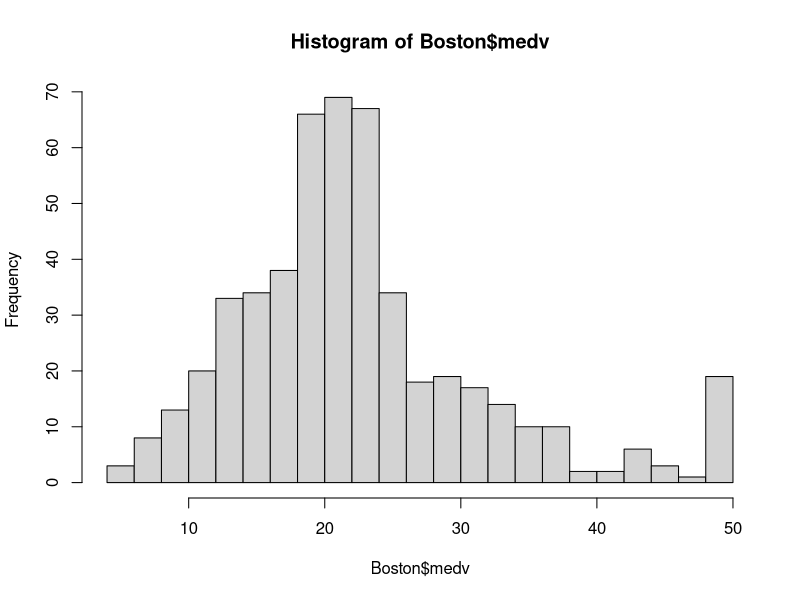
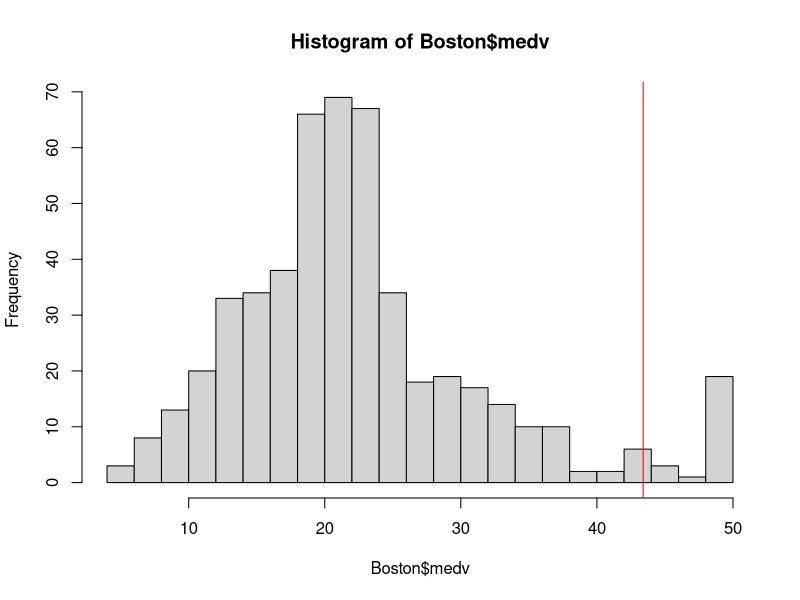

The R script that drew these images, in order: (Note: this script raises an error after producing the figures.)
## ---- chunk 1
library("MASS")
## ---- chunk 2
data(Boston)
## ---- chunk 3
head(Boston)
## ---- chunk 4
quantile(Boston$medv, c(0.95, 0.9))
## ---- chunk 5
hist(Boston$medv, breaks = 20)
## ---- chunk 6
hist(Boston$medv, breaks = 20)
abline(v = 43.4, col="red")
## ---- chunk 7
MEDVhight = subset(Boston,Boston$medv>=43.4)
MEDVOther = subset(Boston,Boston$medv< 43.4)
# MEDVhight 為房價高的資料
# MEDVOther 其他資料
## ---- chunk 8
colMeans(MEDVhight)
colMeans(MEDVOther)
## ---- chunk 9
rbind(colMeans(Boston),colMeans(MEDV50))
## ---- chunk 10
# 高房價房屋的各欄相關係數
cor(MEDVhight$medv, MEDVhight)
## ---- chunk 11
# 其他房屋的各欄相關係數
cor(MEDVOther$medv, MEDVOther)
## ---- chunk 12
# 所有房屋的各欄相關係數。
cor(Boston$medv, Boston)
## ---- chunk 13
fit <- lm(medv ~ crim + nox, data = Boston)
summary(fit)
## ---- chunk 14
fit <- lm(medv ~ .-crim, data = Boston)
summary(fit)
## ---- chunk 15
# 以 Boston 為例。
str(Boston)
## ---- chunk 16
x <- c("F","M","F","F")
x
x <- factor(c("F","M","F","F"), levels=c("F","M"))
levels(x)
as.integer(x)
## ---- chunk 17
Month1=c(1,2,3,4,5,6,7,8,9,10,11,12)
length(Month1)
Month2=1:12
length(Month2)
## ---- chunk 18
1:3 + 2:4
## ---- chunk 19
1:3 + 2:4
## ---- chunk 20
x <- c(1, 2, "3")
class(x)
x
## ---- chunk 21
x <- list(1, 2, "3")
x
## ---- chunk 22
x <- list(1, 2, "3", mean) # mean 為內建函數，用於求平均。
x
## ---- chunk 23
head(Boston)
